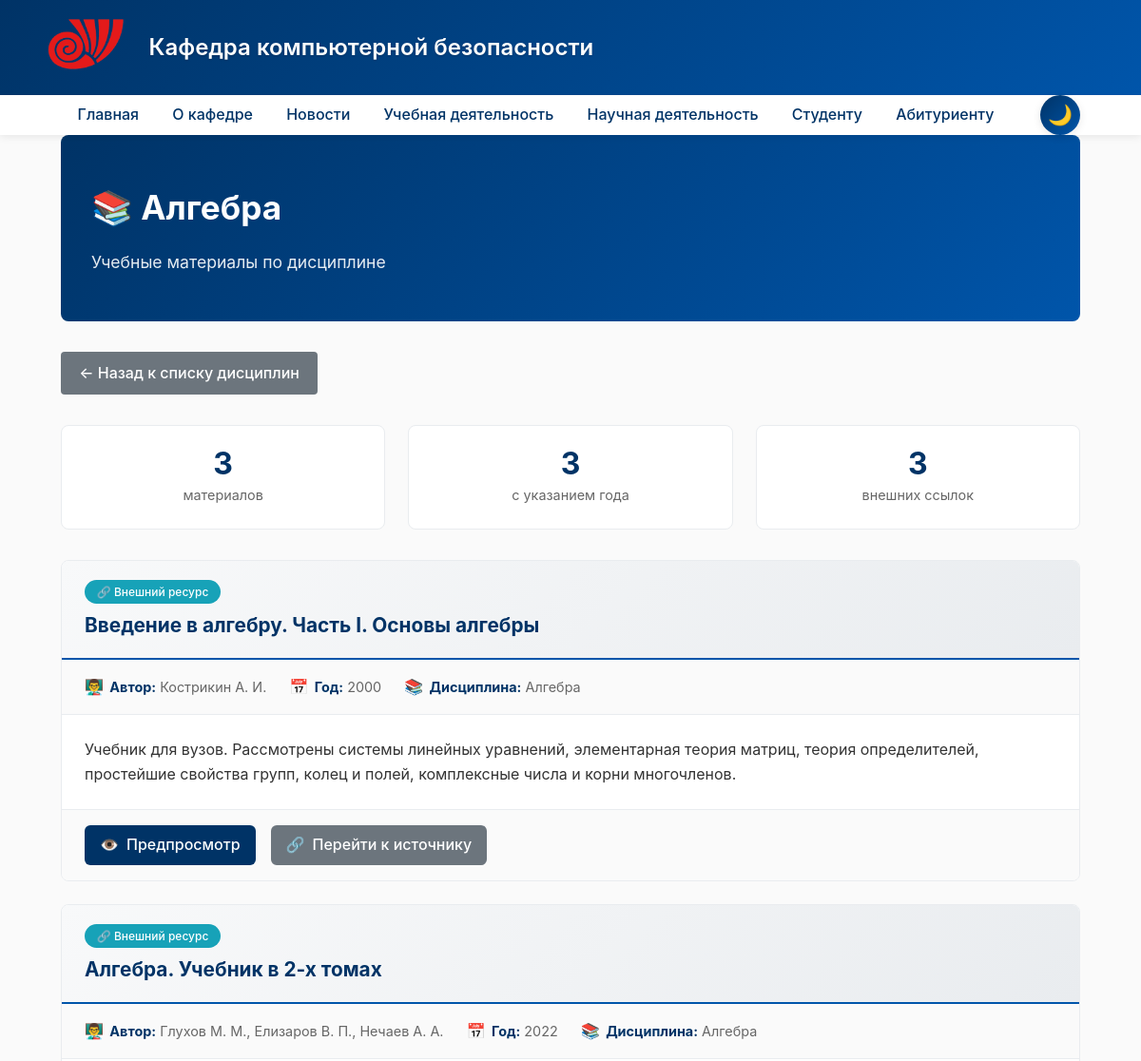
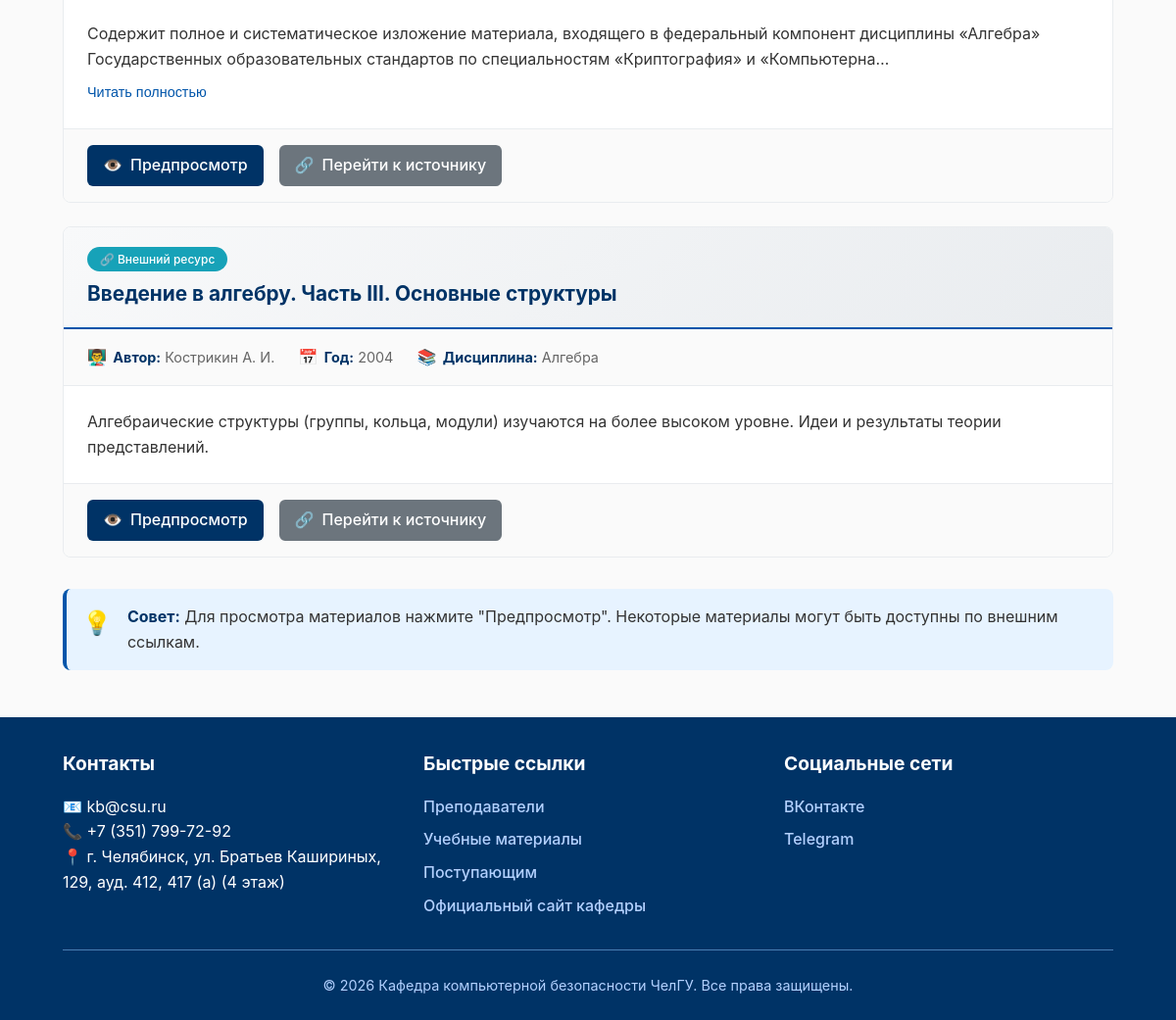
Screenshot of /materials/Алгебра with the database file from the repository (2 pictures, top to bottom).
### models.py (models this page shows)
class Material(Base):
    __tablename__ = "materials"
    id = Column(Integer, primary_key=True, index=True)
    title = Column(String, index=True)          # Название книги/методички
    author = Column(String)                     # Автор
    discipline = Column(String, index=True)     # Дисциплина: "Алгебра", "Криптография" и т.д.
    description = Column(Text)                  # Аннотация
    file_path = Column(String, nullable=True)   # Путь к PDF (если разрешено публиковать)
    preview_text = Column(Text, nullable=True)  # Текст для предпросмотра (первые абзацы)
    external_link = Column(String, nullable=True)  # Ссылка на Лань/Юрайт/сайт изд-ва
    year = Column(Integer)

### main.py (the view)
@app.get("/materials/{discipline}")
def materials_by_discipline(
    discipline: str,
    request: Request,
    db: Session = Depends(get_db)
):
    materials = db.query(DBMaterial).filter(DBMaterial.discipline == discipline).all()  # ✅
    return templates.TemplateResponse("material_list.html", {
        "request": request,
        "discipline": discipline,
        "materials": materials
    })

### templates/material_list.html (shortened to what this page needs)
{% extends "base.html" %}
{% block content %}
<div class="hero" style="background: linear-gradient(135deg, #003366, #0055aa);">
    <h1>📚 {{ discipline }}</h1>
    <p>Учебные материалы по дисциплине</p>
</div>
<div style="margin-bottom: 2rem;">
    <a href="/materials" class="btn" style="background: #6c757d; display: inline-flex; align-items: center; gap: 0.5rem;">
        ← Назад к списку дисциплин
    </a>
</div>
{% if materials %}
    <div class="materials-stats">
        <div class="stat-box">
            <span class="stat-number">{{ materials|length }}</span>
            <span class="stat-text">материалов</span>
        </div>
        <div class="stat-box">
            <span class="stat-number">{{ materials|selectattr('year', 'defined')|list|length }}</span>
            <span class="stat-text">с указанием года</span>
        </div>
        <div class="stat-box">
            <span class="stat-number">{{ materials|selectattr('external_link', 'defined')|list|length }}</span>
            <span class="stat-text">внешних ссылок</span>
        </div>
    </div>
    <div class="materials-grid">
        {% for m in materials %}
        <div class="material-card">
            <div class="material-header">
                <div class="material-type">
                    {% if m.external_link %}
                    <span class="type-badge external">🔗 Внешний ресурс</span>
                    {% else %}
                    <span class="type-badge internal">📄 Внутренний</span>
                    {% endif %}
                </div>
                <h3 class="material-title">{{ m.title }}</h3>
            </div>
            <div class="material-meta">
                <div class="meta-item">
                    <span class="meta-icon">👨‍🏫</span>
                    <span class="meta-text"><strong>Автор:</strong> {{ m.author }}</span>
                </div>
                {% if m.year %}
                <div class="meta-item">
                    <span class="meta-icon">📅</span>
                    <span class="meta-text"><strong>Год:</strong> {{ m.year }}</span>
                </div>
                {% endif %}
                {% if m.discipline %}
                <div class="meta-item">
                    <span class="meta-icon">📚</span>
                    <span class="meta-text"><strong>Дисциплина:</strong> {{ m.discipline }}</span>
                </div>
                {% endif %}
            </div>
            <div class="material-description">
                <p>{{ m.description[:200] }}{% if m.description|length > 200 %}…{% endif %}</p>
                {% if m.description|length > 200 %}
                <button class="read-more-btn" onclick="toggleDescription(this)">Читать полностью</button>
                {% endif %}
            </div>
            <div class="material-actions">
                <a href="/preview/{{ m.id }}" class="action-btn preview-btn">
                    <span class="btn-icon">👁️</span>
                    Предпросмотр
                </a>
                {% if m.external_link %}
                <a href="{{ m.external_link }}" target="_blank" class="action-btn external-btn">
                    <span class="btn-icon">🔗</span>
                    Перейти к источнику
                </a>
                {% endif %}
            </div>
        </div>
        {% endfor %}
    </div>
    <div class="info-note-material">
        <div class="note-icon">💡</div>
        <div class="note-content">
            <strong>Совет:</strong> Для просмотра материалов нажмите "Предпросмотр".
            Некоторые материалы могут быть доступны по внешним ссылкам.
        </div>
    </div>
{% endif %}
{% endblock %}

### templates/base.html (style rules this page uses)
:root { --chelgu-primary: #003366; --chelgu-secondary: #0055aa; --chelgu-primary-dark: #002244; --text-color: #333333; --text-light: #666666; --bg-light: #ffffff; --border-color: #e9ecef; --shadow: 0 4px 12px rgba(0, 51, 102, 0.1); --radius: 8px; }
* { margin: 0; padding: 0; box-sizing: border-box; }
body { font-family: -apple-system, BlinkMacSystemFont, 'Segoe UI', Roboto, sans-serif; line-height: 1.6; color: var(--text-color); background-color: #fafafa; }
a { color: var(--chelgu-secondary); text-decoration: none; font-weight: 500; transition: color 0.2s; }
.btn { display: inline-block; background: var(--chelgu-secondary); color: white !important; padding: 0.6rem 1.2rem; border-radius: 4px; text-decoration: none; font-weight: 500; transition: background 0.2s; border: none; cursor: pointer; }
.hero { background: linear-gradient(135deg, var(--chelgu-primary), var(--chelgu-secondary)); color: white; padding: 3rem 2rem; border-radius: var(--radius); margin-bottom: 2rem; }
.hero h1 { font-size: 2.2rem; margin-bottom: 1rem; }
.hero p { font-size: 1.1rem; opacity: 0.9; }

### templates/material_list.html (style rules this page uses)
.materials-stats { display: grid; grid-template-columns: repeat(auto-fit, minmax(180px, 1fr)); gap: 1.5rem; margin: 2rem 0; }
.stat-box { background: white; border-radius: var(--radius); padding: 1.5rem; text-align: center; transition: all 0.3s ease; border: 1px solid var(--border-color); }
.stat-number { display: block; font-size: 2rem; font-weight: bold; color: var(--chelgu-primary); line-height: 1; }
.stat-text { display: block; font-size: 0.9rem; color: var(--text-light); margin-top: 0.3rem; }
.materials-grid { display: grid; grid-template-columns: 1fr; gap: 1.5rem; margin: 2rem 0; }
.material-card { background: white; border-radius: var(--radius); overflow: hidden; transition: all 0.3s ease; border: 1px solid var(--border-color); position: relative; }
.material-header { background: linear-gradient(135deg, #f8f9fa, #e9ecef); padding: 1.2rem 1.5rem; border-bottom: 2px solid var(--chelgu-secondary); }
.material-type { margin-bottom: 0.5rem; }
.type-badge { display: inline-block; padding: 0.2rem 0.8rem; border-radius: 20px; font-size: 0.75rem; font-weight: 500; }
.type-badge.external { background: #17a2b8; color: white; }
.material-title { font-size: 1.3rem; color: var(--chelgu-primary); margin: 0; line-height: 1.4; }
.material-meta { display: flex; flex-wrap: wrap; gap: 1.5rem; padding: 1rem 1.5rem; background: #fafafa; border-bottom: 1px solid var(--border-color); }
.meta-item { display: flex; align-items: center; gap: 0.4rem; font-size: 0.9rem; color: var(--text-color); }
.meta-icon { font-size: 1rem; }
.meta-text { color: var(--text-light); }
.meta-text strong { color: var(--chelgu-primary); }
.material-description { padding: 1.5rem; color: var(--text-color); line-height: 1.6; }
.material-description p { margin: 0; }
.read-more-btn { background: none; border: none; color: var(--chelgu-secondary); cursor: pointer; font-size: 0.9rem; padding: 0.3rem 0; margin-top: 0.5rem; font-weight: 500; transition: color 0.2s; }
.material-actions { display: flex; flex-wrap: wrap; gap: 1rem; padding: 1rem 1.5rem; background: #fafafa; border-top: 1px solid var(--border-color); }
.action-btn { display: inline-flex; align-items: center; gap: 0.5rem; padding: 0.5rem 1rem; border-radius: 6px; text-decoration: none; font-weight: 500; transition: all 0.2s; }
.preview-btn { background: var(--chelgu-primary); color: white; }
.external-btn { background: #6c757d; color: white; }
.btn-icon { font-size: 1rem; }
.info-note-material { display: flex; gap: 1rem; padding: 1rem; background: #e7f3ff; border-radius: var(--radius); margin: 2rem 0; border-left: 4px solid var(--chelgu-secondary); }
.note-icon { font-size: 1.5rem; }
.note-content { flex: 1; color: var(--text-color); }
.note-content strong { color: var(--chelgu-primary); }

### rows the page displays
Material: shows "🔗 Внешний ресурс", title "Введение в алгебру. Часть I. Основы алгебры", author "Кострикин А. И.", year "2000", discipline "Алгебра", description "Учебник для вузов. Рассмотрены системы линейных уравнений, элементарная теория матриц, теория определителей, простейшие свойства групп, колец и полей, комплексные числа и корни многочленов."
Material: shows "🔗 Внешний ресурс", title "Алгебра. Учебник в 2-х томах", author "Глухов М. М., Елизаров В. П., Нечаев А. А.", year "2022", discipline "Алгебра", description "Содержит полное и систематическое изложение материала, входящего в федеральный компонент дисциплины «Алгебра» Государственных образовательных стандартов по специальностям «Криптография» и «Компьютерна"
Material: shows "🔗 Внешний ресурс", title "Введение в алгебру. Часть III. Основные структуры", author "Кострикин А. И.", year "2004", discipline "Алгебра", description "Алгебраические структуры (группы, кольца, модули) изучаются на более высоком уровне. Идеи и результаты теории представлений."

### other values shown
{{ discipline }} "Алгебра"
{{ materials|length }} "3"
{{ materials|selectattr('year', 'defined')|list|length }} "3"
{{ materials|selectattr('external_link', 'defined')|list|length }} "3"
